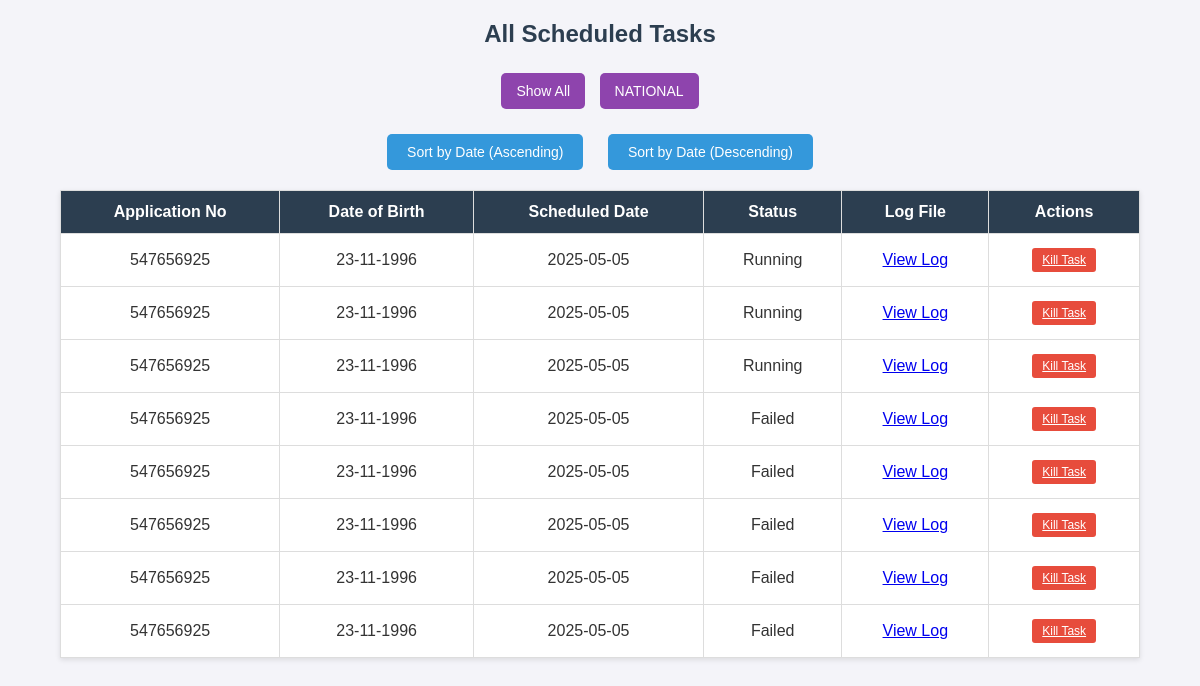
Page /view_tasks (signed in) on the committed database.
### app.py (models this page shows)
class ScheduledTask(db.Model):
    id = db.Column(db.Integer, primary_key=True)
    applications = db.Column(db.Text, nullable=False)
    dob = db.Column(db.String(10), nullable=False)
    scheduled_date = db.Column(db.String(10), nullable=False)
    status = db.Column(db.String(50), default="Pending")
    output = db.Column(db.Text, nullable=True)
    log_file = db.Column(db.String(100), nullable=True)
    cov = db.Column(db.String(50), nullable=True)
    slotdate = db.Column(db.String(10), nullable=False)
    careoff= db.Column(db.String(10), nullable=False)
    proxy = db.Column(db.String(10), nullable=False)
    name = db.Column(db.String(100), nullable=False)
    extra = db.Column(db.String(255), nullable=True)

### app.py (the view)
@app.route('/view_tasks')
def view_tasks():
    if 'username' not in session:
        return redirect(url_for('login'))  # redirect to login if not logged in
    username = session['username']
    tasks = ScheduledTask.query.filter_by(careoff=username).all()
    careoffs = sorted(set(task.careoff for task in tasks))
    return render_template("view_tasks.html", tasks=tasks, careoffs=careoffs)

### templates/view_tasks.html (shortened to what this page needs)
<!DOCTYPE html>
<html lang="en">
  <head>
  </head>
  <body>
    <h2>All Scheduled Tasks</h2>
    <div class="container">
      <div class="careoff-buttons">
        <button onclick="filterTasks('all')">Show All</button>
        {% for careoff in careoffs %}
        <button onclick="filterTasks('{{ careoff }}')">{{ careoff }}</button>
        {% endfor %}
      </div>
      <div class="sort-buttons">
        <button onclick="sortTable('asc')">Sort by Date (Ascending)</button>
        <button onclick="sortTable('desc')">Sort by Date (Descending)</button>
      </div>
      <table id="tasks-table">
        <thead>
          <tr>
            <th>Application No</th>
            <th>Date of Birth</th>
            <th>Scheduled Date</th>
            <th>Status</th>
            <th>Log File</th>
            <th>Actions</th>
          </tr>
        </thead>
        <tbody>
          {% for task in tasks %}
          <tr data-careoff="{{ task.careoff }}">
            <td>{{ task.applications }}</td>
            <td>{{ task.dob }}</td>
            <td>{{ task.scheduled_date }}</td>
            <td>{{ task.status }}</td>
            <td>
              <a
                href="{{ url_for('live_status', task_id=task.id) }}"
                class="view-log"
                target="_blank"
                >View Log</a
              >
            </td>
            <td class="actions">
              <a
                href="{{ url_for('kill_task', task_id=task.id) }}"
                class="kill-task"
                target="_blank"
                >Kill Task</a
              >
            </td>
          </tr>
          {% else %}
          <tr>
            <td colspan="6" class="no-tasks">No tasks scheduled yet.</td>
          </tr>
          {% endfor %}
        </tbody>
      </table>
    </div>
  </body>
</html>

### templates/view_tasks.html (style rules this page uses)
body { font-family: Arial, sans-serif; margin: 0; padding: 0; background-color: #f4f4f9; color: #333; }
h2 { text-align: center; margin-top: 20px; color: #2c3e50; }
.container { width: 90%; margin: 0 auto; margin-top: 20px; }
.careoff-buttons { text-align: center; margin-bottom: 20px; }
.careoff-buttons button { padding: 10px 15px; margin: 5px; border: none; background-color: #8e44ad; color: white; border-radius: 5px; cursor: pointer; font-size: 14px; transition: background-color 0.3s ease; }
.sort-buttons { text-align: center; margin-bottom: 20px; }
.sort-buttons button { padding: 10px 20px; margin: 0 10px; border: none; background-color: #3498db; color: white; border-radius: 5px; cursor: pointer; font-size: 14px; transition: background-color 0.3s ease; }
table { width: 100%; border-collapse: collapse; background: #fff; box-shadow: 0 2px 5px rgba(0, 0, 0, 0.1); }
table thead { background-color: #2c3e50; color: white; }
table th, table td { padding: 12px 15px; text-align: center; border: 1px solid #ddd; }
.actions a { display: inline-block; padding: 5px 10px; margin: 2px; font-size: 12px; color: white; border-radius: 3px; transition: background-color 0.3s ease; }
.actions a.kill-task { background-color: #e74c3c; }

### rows in the picture
ScheduledTask: careoff "NATIONAL", applications "547656925", dob "23-11-1996", scheduled_date "2025-05-05", status "Running"
ScheduledTask: applications "547656925", dob "23-11-1996", scheduled_date "2025-05-05", status "Running"
ScheduledTask: applications "547656925", dob "23-11-1996", scheduled_date "2025-05-05", status "Running"
ScheduledTask: applications "547656925", dob "23-11-1996", scheduled_date "2025-05-05", status "Failed"
ScheduledTask: applications "547656925", dob "23-11-1996", scheduled_date "2025-05-05", status "Failed"
ScheduledTask: applications "547656925", dob "23-11-1996", scheduled_date "2025-05-05", status "Failed"
ScheduledTask: applications "547656925", dob "23-11-1996", scheduled_date "2025-05-05", status "Failed"
ScheduledTask: applications "547656925", dob "23-11-1996", scheduled_date "2025-05-05", status "Failed"
